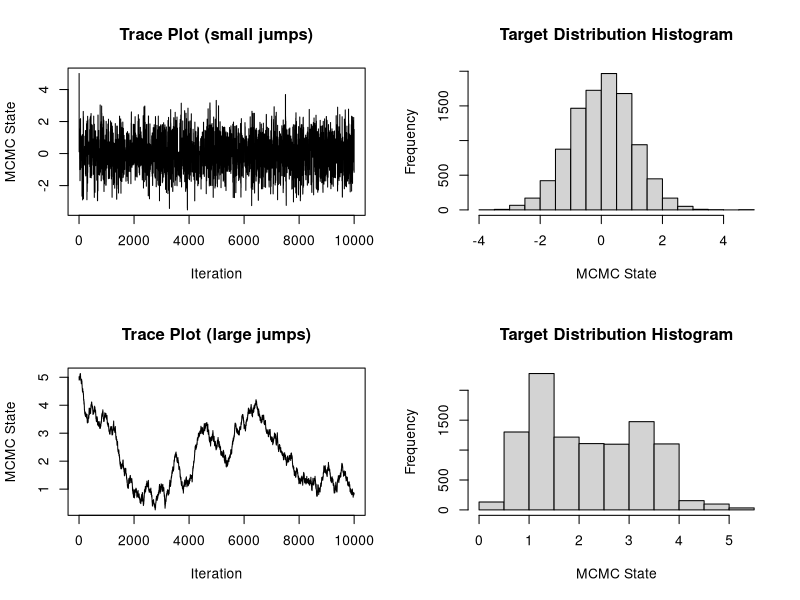

This figure's R source:
## This script illustrates the Metropolis-Hastings algorithm for
## approximating the standard normal distribution
## Author: Vladimir N. Minin
## last update: 07/14/2019

unif_rw_next = function(cur_value, tuning_par){

  return_value = c(cur_value, 0)
  
  prop_value = cur_value + runif(1, min=-tuning_par, max=tuning_par)
  
  if (log(runif(1)) < (cur_value^2 - prop_value^2)/2){
    return_value = c(prop_value, 1)
  }

  return(return_value)      
}

mcmc_size = 10000
start_value = 5.0


mcmc_out_small_jumps = matrix(0, nrow=(mcmc_size), ncol=2)
colnames(mcmc_out_small_jumps) = c("state", "acc.status")

cur_state = c(start_value,1)
mcmc_out_small_jumps[1,] = cur_state

for (i in 2:mcmc_size){
  
  cur_state = unif_rw_next(mcmc_out_small_jumps[i-1,1], 5.0)
    
  mcmc_out_small_jumps[i,] = cur_state
}

## acceptance probability
mean(mcmc_out_small_jumps[,"acc.status"])

## mean of the target distribution
mean(mcmc_out_small_jumps[,"state"])

par(mfrow=c(2,2))

## trace plot
plot(1:mcmc_size, mcmc_out_small_jumps[,"state"], type="l", xlab="Iteration", ylab="MCMC State", main="Trace Plot (small jumps)")

## histogram
hist(mcmc_out_small_jumps[,"state"], xlab="MCMC State", main="Target Distribution Histogram")


mcmc_out_large_jumps = matrix(0, nrow=(mcmc_size), ncol=2)
colnames(mcmc_out_large_jumps) = c("state", "acc.status")

cur_state = c(start_value,1)
mcmc_out_large_jumps[1,] = cur_state

for (i in 2:mcmc_size){
  
  cur_state = unif_rw_next(mcmc_out_large_jumps[i-1,1], 0.05)
  
  mcmc_out_large_jumps[i,] = cur_state
}

## acceptance probability
mean(mcmc_out_large_jumps[,"acc.status"])


## trace plot
plot(1:mcmc_size, mcmc_out_large_jumps[,"state"], type="l", xlab="Iteration", ylab="MCMC State", main="Trace Plot (large jumps)")

## histogram
hist(mcmc_out_large_jumps[,"state"], xlab="MCMC State", main="Target Distribution Histogram")
